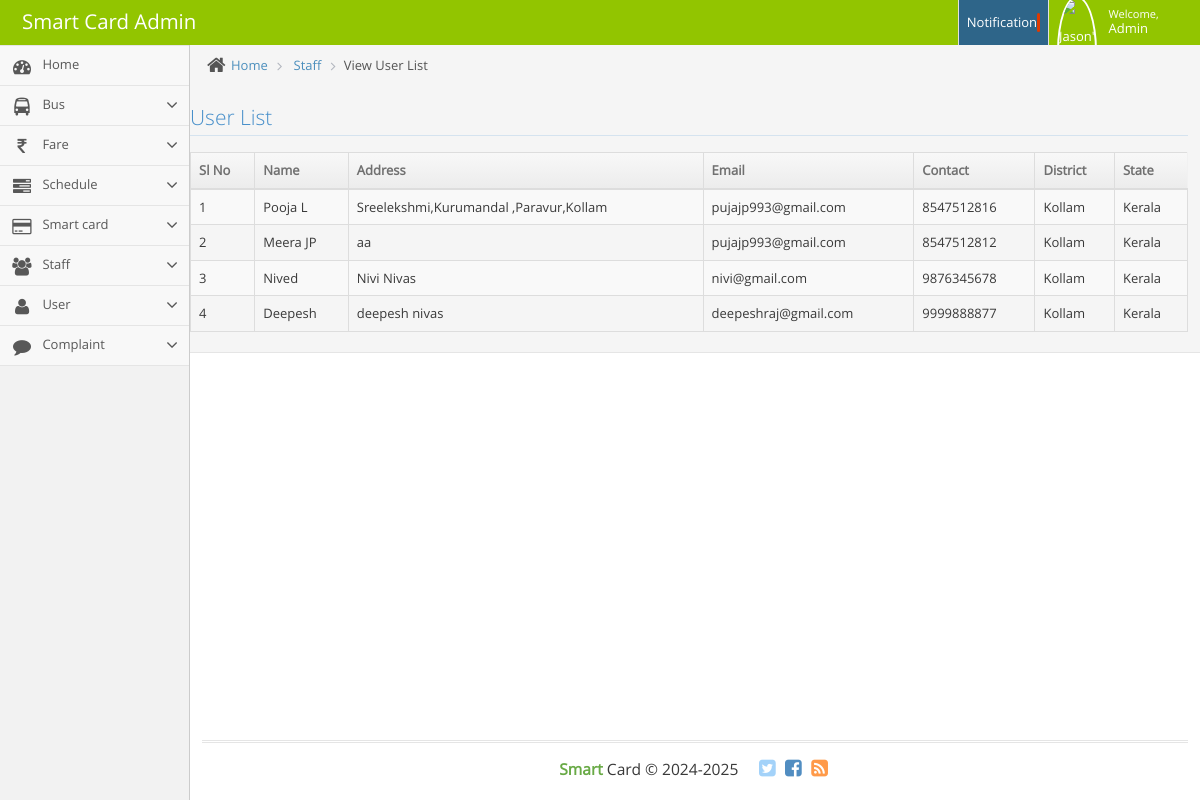
Page /view_user on the committed database.
### smart_ticket_app/models.py (models this page shows)
class User(AbstractUser):
    Address=models.CharField(max_length=100,verbose_name="Address")
    Phone_no=models.IntegerField(verbose_name="Phone")
    DOB=models.DateField(verbose_name="Date of Joining")
    Cd_type=models.CharField(max_length=20,verbose_name="Card Type")
    District=models.CharField(max_length=25,verbose_name="District")
    State=models.CharField(max_length=25,verbose_name="State")
    Aadhar_no=models.CharField(max_length=15,verbose_name="AAdhar Number")
    Role=models.CharField(max_length=10,verbose_name="Role")
    class Meta:
        db_table = "tb_user"

### smart_ticket_app/views.py (the view)
# urls.py: path('view_user',views.view_user,name='view_user'),
def view_user(request):
     user = User.objects.filter(Role=2)
     return render(request,'admins/view_user.html',{'user':user})

### smart_ticket_app/templates/admins/view_user.html (shortened to what this page needs)
{% include 'admins/ad_header.html' %}
<div class="main-content">
    <div class="main-content-inner">
        <div class="breadcrumbs ace-save-state" id="breadcrumbs">
            <ul class="breadcrumb">
                <li>
                    <i class="ace-icon fa fa-home home-icon"></i>
                    <a href="#">Home</a>
                </li>
                <li>
                    <a href="#">Staff</a>
                </li>
                <li class="active">View User List</li>
            </ul>
                    <div class="row">
                        <div class="col-xs-12">
                            <h3 class="header smaller lighter blue">User List</h3>
                            <div>
                                <table id="example1" class="table table-bordered table-striped">
                                    <thead>
                                        <tr>
                                            <th>Sl No</th>
                                            <th>Name</th>
                                            <th>Address</th>
                                            <th>Email</th>
                                            <th>Contact</th>
                                            <th>District</th>
                                            <th>State</th>
                                        </tr>
                                    </thead>
                                    {% for i in  user %}
                                    <tr>
                                        <td>{{forloop.counter}}</td>
                                        <td>{{i.first_name}}</td>
                                        <td>{{i.Address}}</td>
                                        <td>{{i.email}}</td>
                                        <td>{{i.Phone_no}}</td>
                                        <td>{{i.District}}</td>
                                        <td>{{i.State}}</td>
                                        </div>
                                       {% endfor %}
                    </div>
                </div>
        </div>
{% include 'admins/ad_footer.html' %}

### rows in the picture
User: first_name "Pooja L", Address "Sreelekshmi,Kurumandal ,Paravur,Kollam", email "pujajp993@gmail.com", Phone_no "8547512816", District "Kollam", State "Kerala"
User: first_name "Meera JP", Address "aa", email "pujajp993@gmail.com", Phone_no "8547512812", District "Kollam", State "Kerala"
User: first_name "Nived", Address "Nivi Nivas", email "nivi@gmail.com", Phone_no "9876345678", District "Kollam", State "Kerala"
User: first_name "Deepesh", Address "deepesh nivas", email "deepeshraj@gmail.com", Phone_no "9999888877", District "Kollam", State "Kerala"
